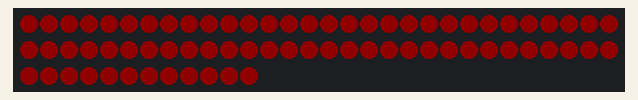
Bench run of a sketch on a simulated ATtiny85, built with avr-gcc and run on an emulated ATtiny85. Parts: 72 RGB LEDs in strip order, left to right, continuing on the next row. Dim RGB values are drawn brighter than linear.

Above: at 0.1 s.

The sketch:

sketch_jan03a.ino
```cpp
// Simple strand test for Adafruit Dot Star RGB LED strip.
// This is a basic diagnostic tool, NOT a graphics demo...helps confirm
// correct wiring and tests each pixel's ability to display red, green
// and blue and to forward data down the line.  By limiting the number
// and color of LEDs, it's reasonably safe to power a couple meters off
// the Arduino's 5V pin.  DON'T try that with other code!

#include <Adafruit_DotStar.h>
// Because conditional #includes don't work w/Arduino sketches...
#include <SPI.h>         // COMMENT OUT THIS LINE FOR GEMMA OR TRINKET
//#include <avr/power.h> // ENABLE THIS LINE FOR GEMMA OR TRINKET

#define NUMPIXELS 72 // Number of LEDs in strip

// Here's how to control the LEDs from any two pins:
#define DATAPIN    6 //A1
#define CLOCKPIN   1 //A7
Adafruit_DotStar strip = Adafruit_DotStar(
  NUMPIXELS, DATAPIN, CLOCKPIN, DOTSTAR_BRG);
// The last parameter is optional -- this is the color data order of the
// DotStar strip, which has changed over time in different production runs.
// Your code just uses R,G,B colors, the library then reassigns as needed.
// Default is DOTSTAR_BRG, so change this if you have an earlier strip.

// Hardware SPI is a little faster, but must be wired to specific pins
// (Arduino Uno = pin 11 for data, 13 for clock, other boards are different).
//Adafruit_DotStar strip = Adafruit_DotStar(NUMPIXELS, DOTSTAR_BRG);

void setup() {

#if defined(__AVR_ATtiny85__) && (F_CPU == 16000000L)
  clock_prescale_set(clock_div_1); // Enable 16 MHz on Trinket
#endif

  strip.begin(); // Initialize pins for output
  strip.show();  // Turn all LEDs off ASAP
}

// Runs 10 LEDs at a time along strip, cycling through red, green and blue.
// This requires about 200 mA for all the 'on' pixels + 1 mA per 'off' pixel.

uint32_t color = 0x110000;      // 'On' color (starts red)

void loop() {

  for(int i = 0; i < NUMPIXELS; i++){
      strip.setPixelColor(i, color); // 'On' pixel at head
  }
  strip.show();                     // Refresh strip
//  if((color >>= 8) < 1){        //  Next color (R->G->B) ... past blue now?
//    Serial.println(color)
//    color = 0xFF0000;             //   Yes, reset to red
//  }
  if(color != 0x001100){
    color = 0x001100;
  }
   else{
    color = 0x110000;
   }
}
```
